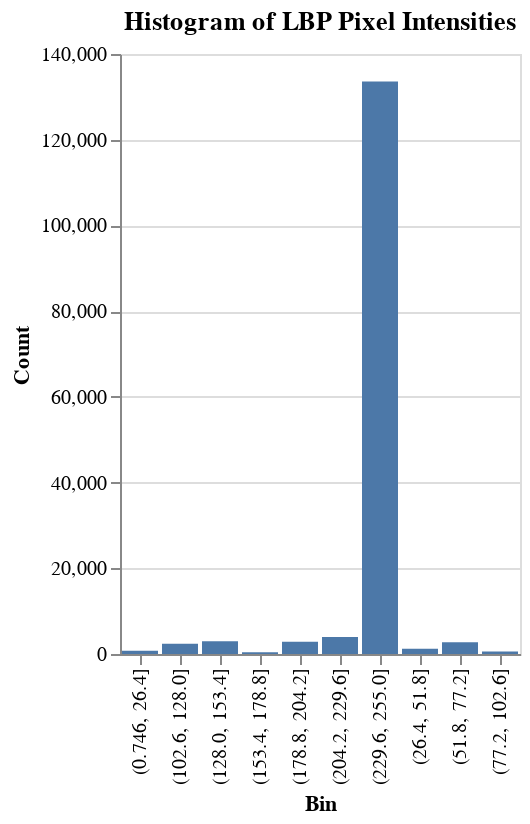

The code cell stored with this chart in its notebook:
### Code cell
colorlogo_altHist

### Figure 1 — Vega-Lite specification as saved in the notebook (floating-point values rounded to 4 significant figures)
{"config": {"view": {"continuousWidth": 300, "continuousHeight": 300}}, "data": {"name": "data-8ca0428751eb7d20a3fa075ace5a15f1"}, "mark": {"type": "bar"}, "encoding": {"x": {"field": "Bin", "type": "ordinal"}, "y": {"field": "Count", "type": "quantitative"}}, "params": [{"name": "param_4", "select": {"type": "interval", "encodings": ["x", "y"]}, "bind": "scales"}], "title": "Histogram of LBP Pixel Intensities", "$schema": "https://vega.github.io/schema/vega-lite/v5.8.0.json", "datasets": {"data-8ca0428751eb7d20a3fa075ace5a15f1": [{"Bin": "(0.746, 26.4]", "Count": 750}, {"Bin": "(26.4, 51.8]", "Count": 1233}, {"Bin": "(51.8, 77.2]", "Count": 2742}, {"Bin": "(77.2, 102.6]", "Count": 555}, {"Bin": "(102.6, 128.0]", "Count": 2406}, {"Bin": "(128.0, 153.4]", "Count": 2973}, {"Bin": "(153.4, 178.8]", "Count": 411}, {"Bin": "(178.8, 204.2]", "Count": 2865}, {"Bin": "(204.2, 229.6]", "Count": 3954}, {"Bin": "(229.6, 255.0]", "Count": 133581}]}}
